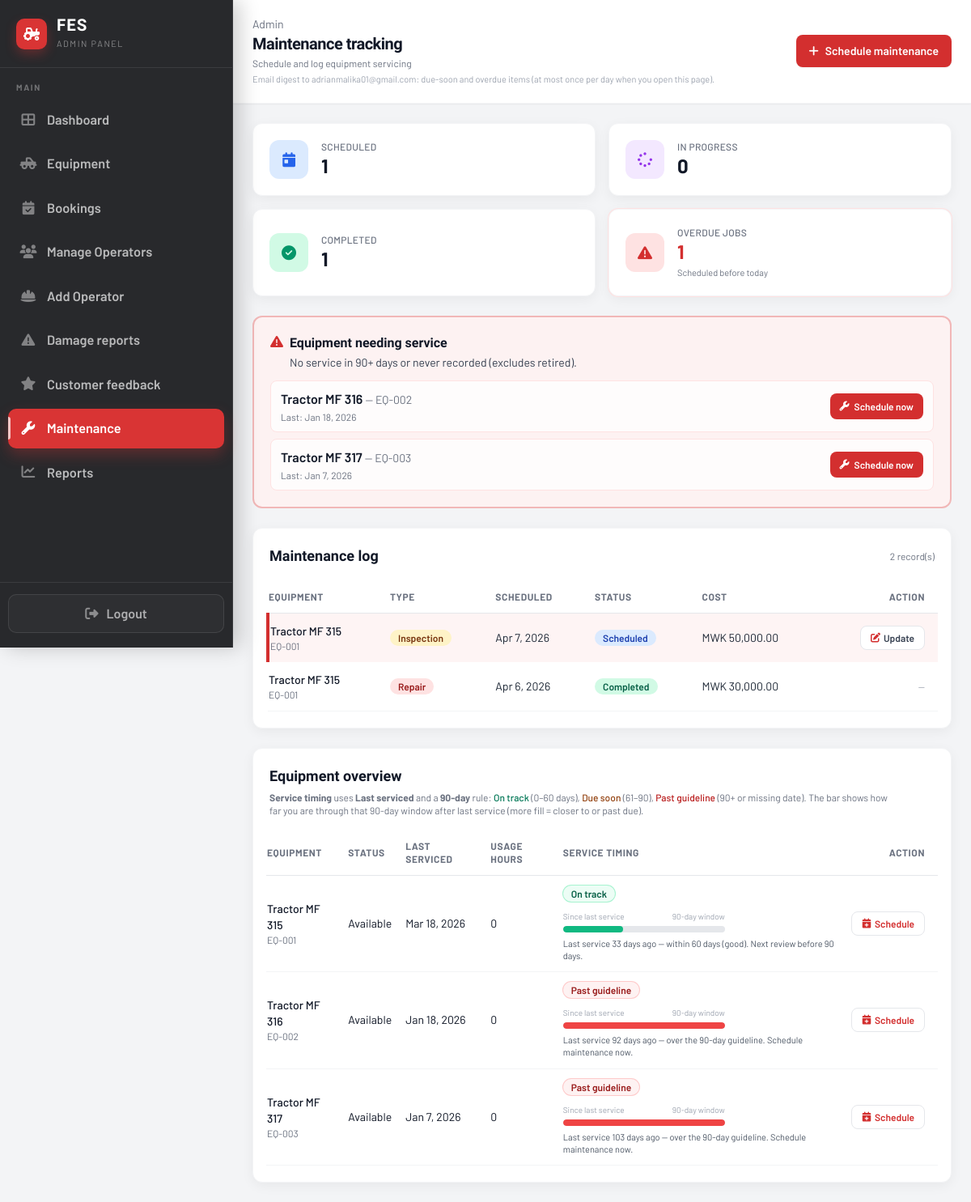
Page /Pages/admin/maintenance.php (signed in) on the committed database.
### tables this page shows
CREATE TABLE IF NOT EXISTS `equipment` (
  `id` int NOT NULL AUTO_INCREMENT,
  `equipment_name` varchar(255) NOT NULL,
  `category` varchar(100) NOT NULL,
  `equipment_id` varchar(100) NOT NULL,
  `model` varchar(255) DEFAULT NULL,
  `description` text NOT NULL,
  `status` enum('available','in_use','maintenance','retired') NOT NULL DEFAULT 'available',
  `location` varchar(255) NOT NULL,
  `operator_id` int DEFAULT NULL,
  `purchase_date` date DEFAULT NULL,
  `daily_rate` decimal(10,2) NOT NULL,
  `hourly_rate` decimal(10,2) DEFAULT '0.00',
  `per_hectare_rate` decimal(10,2) DEFAULT NULL,
  `fuel_type` varchar(50) DEFAULT NULL,
  `total_usage_hours` int DEFAULT '0',
  `year_manufactured` int DEFAULT NULL,
  `weight_kg` decimal(10,2) DEFAULT NULL,
  `last_maintenance` date DEFAULT NULL,
  `icon` varchar(100) NOT NULL,
  `image_path` varchar(500) DEFAULT NULL,
  `created_at` timestamp NULL DEFAULT CURRENT_TIMESTAMP,
  `updated_at` timestamp NULL DEFAULT CURRENT_TIMESTAMP ON UPDATE CURRENT_TIMESTAMP,
  PRIMARY KEY (`id`),
  KEY `operator_id` (`operator_id`)
);

### Pages/admin/maintenance.php (the view, shortened to what the rows shown need)
<?php
require_once __DIR__ . '/../../includes/fes_date.php';
$flashError = null;
$equipmentList = [];
$overdueEquipment = [];
$conn = null;
try {
    $conn = getDBConnection();
    $flashError = $_SESSION['error'] ?? null;
    $equipmentList = [];
    $eqRes = $conn->query(
        "SELECT equipment_id, equipment_name, category, status, last_maintenance, total_usage_hours
         FROM equipment
         ORDER BY equipment_name ASC"
    );
    if ($eqRes) {
        while ($r = $eqRes->fetch_assoc()) {
            $equipmentList[] = $r;
        }
    } else {
        throw new RuntimeException($conn->error ?: 'equipment query failed');
    }
    $overdueEquipment = [];
    $oeSql = "SELECT equipment_id, equipment_name, category, status, last_maintenance, total_usage_hours
              FROM equipment
              WHERE status <> 'retired'
                AND (
                  last_maintenance IS NULL
                  OR DATEDIFF(CURDATE(), last_maintenance) > 90
                )
              ORDER BY equipment_name ASC";
    $oeRes = $conn->query($oeSql);
    while ($r = $oeRes->fetch_assoc()) {
        $overdueEquipment[] = $r;
    }
} catch (Throwable $e) {
    error_log('Admin maintenance: ' . $e->getMessage());
    if ($conn instanceof mysqli && $conn->error !== '') {
        error_log('Admin maintenance mysqli: ' . $conn->error);
    }
    if (isset($_POST['fes_add_maintenance']) || isset($_POST['fes_update_maintenance'])) {
        $_SESSION['error'] = 'Something went wrong. Please try again.';
        header('Location: maintenance.php');
        exit();
    }
    if ($flashError === null || $flashError === '') {
        $flashError = 'Could not load maintenance data. Please try again.';
    }
} finally {
    if ($conn instanceof mysqli) {
        $conn->close();
    }
}
function fes_equipment_service_timing(?string $lastMaintenance, string $equipStatus): array
{
    $lm = DateTimeImmutable::createFromFormat('Y-m-d', substr((string)$lastMaintenance, 0, 10));
    $today = new DateTimeImmutable('today');
    $days = $lm->diff($today)->days;
    $barPct = min(100, (int)round($days / 90 * 100));
    if ($days <= 60) {
        return [
            'badge' => 'On track',
            'badgeClass' => 'bg-emerald-50 text-emerald-800 ring-1 ring-emerald-200',
            'line' => 'Last service ' . $days . ' day' . ($days === 1 ? '' : 's') . ' ago — within 60 days (good). Next review before 90 days.',
            'barClass' => 'bg-emerald-500',
            'barPct' => max(4, $barPct),
        ];
    }
    return [
        'badge' => 'Past guideline',
        'badgeClass' => 'bg-red-50 text-red-800 ring-1 ring-red-200',
        'line' => 'Last service ' . $days . ' days ago — over the 90-day guideline. Schedule maintenance now.',
        'barClass' => 'bg-red-500',
        'barPct' => 100,
    ];
}
?>
<!DOCTYPE html>
<html lang="en">
<head>
    <link rel="stylesheet" href="https://cdnjs.cloudflare.com/ajax/libs/font-awesome/6.4.0/css/all.min.css">
    <script src="https://cdn.tailwindcss.com"></script>
</head>
<body class="bg-gray-100 text-gray-900">
<div class="min-h-screen w-full">
    <div class="min-h-screen flex flex-col md:ml-72">
        <header class="bg-white px-4 sm:px-6 py-5 flex flex-wrap items-center justify-between gap-3 shadow-sm border-b border-gray-100">
            <div class="flex items-center gap-3 min-w-0">
                <div class="min-w-0">
                    <h1 class="text-xl font-semibold text-gray-900 tracking-tight">Maintenance tracking</h1>
                </div>
            </div>
        </header>
        <main class="flex-1 p-4 sm:p-6 overflow-x-hidden">
            <?php if (!empty($overdueEquipment)): ?>
                <div class="mb-6 rounded-xl border-2 border-fes-red/30 bg-red-50/90 px-4 py-4 sm:px-5 sm:py-5">
                    <div class="flex flex-col sm:flex-row sm:items-start sm:justify-between gap-3 mb-3">
                        <div class="flex items-start gap-2">
                            <div>
                                <h2 class="text-base font-bold text-gray-900 display">Equipment needing service</h2>
                            </div>
                        </div>
                    </div>
                    <ul class="space-y-2">
                        <?php foreach ($overdueEquipment as $oe): ?>
                            <li class="flex flex-wrap items-center justify-between gap-2 rounded-lg bg-white/80 border border-red-100 px-3 py-2.5">
                                <div>
                                    <span class="font-semibold text-gray-900"><?php echo htmlspecialchars((string)$oe['equipment_name'], ENT_QUOTES, 'UTF-8'); ?></span>
                                    <span class="text-gray-500 text-sm"> — <?php echo htmlspecialchars((string)$oe['equipment_id'], ENT_QUOTES, 'UTF-8'); ?></span>
                                    <span class="text-xs text-gray-500 block mt-0.5">
                                        Last: <?php echo htmlspecialchars(fes_format_date_safe($oe['last_maintenance'] ?? null, 'M j, Y', 'Never')); ?>
                                    </span>
                                </div>
                                <button type="button" class="inline-flex items-center gap-1.5 rounded-lg bg-fes-red hover:bg-[#b71c1c] text-white text-xs font-semibold px-3 py-2"
                                        onclick="prefillMaintenance(<?php echo json_encode((string)$oe['equipment_id'], JSON_HEX_TAG | JSON_HEX_AMP | JSON_HEX_APOS | JSON_HEX_QUOT); ?>)">
                                    <i class="fas fa-wrench"></i> Schedule now
                                </button>
                            </li>
                        <?php endforeach; ?>
                    </ul>
                </div>
            <?php endif; ?>
            <section class="bg-white rounded-xl shadow-card border border-gray-100 p-5 mb-6">
                <div class="flex items-center justify-between mb-4">
                    <h2 class="text-lg font-semibold text-gray-900">Maintenance log</h2>
                </div>
                <div class="overflow-x-auto -mx-1">
                    <table class="min-w-full text-sm">
                        <thead>
                            <tr class="text-left text-xs font-semibold text-gray-500 border-b border-gray-200 uppercase tracking-wider">
                                <th class="py-3 pr-4">Equipment</th>
                                <th class="py-3 pr-4">Type</th>
                                <th class="py-3 pr-4">Scheduled</th>
                                <th class="py-3 pr-4">Status</th>
                                <th class="py-3 pr-4">Cost</th>
                                <th class="py-3 pr-4 text-right">Action</th>
                            </tr>
                        </thead>
                    </table>
                </div>
            </section>
            <section class="bg-white rounded-xl shadow-card border border-gray-100 p-5">
                <div class="flex flex-col gap-1 mb-4">
                    <h2 class="text-lg font-semibold text-gray-900">Equipment overview</h2>
                </div>
                <div class="overflow-x-auto -mx-1">
                    <table class="min-w-full text-sm">
                        <thead>
                            <tr class="text-left text-xs font-semibold text-gray-500 border-b border-gray-200 uppercase tracking-wider">
                                <th class="py-3 pr-4">Equipment</th>
                                <th class="py-3 pr-4">Status</th>
                                <th class="py-3 pr-4">Last serviced</th>
                                <th class="py-3 pr-4">Usage hours</th>
                                <th class="py-3 pr-4 min-w-[200px] max-w-xs">Service timing</th>
                                <th class="py-3 pr-4 text-right">Action</th>
                            </tr>
                        </thead>
                        <tbody>
                            <?php foreach ($equipmentList as $eq): ?>
                                <?php
                                $lm = isset($eq['last_maintenance']) && $eq['last_maintenance'] !== null ? (string)$eq['last_maintenance'] : null;
                                $es = (string)($eq['status'] ?? '');
                                $timing = fes_equipment_service_timing($lm, $es);
                                ?>
                                <tr class="border-b border-gray-100 align-middle">
                                    <td class="py-3 pr-4">
                                        <div class="font-medium text-gray-900"><?php echo htmlspecialchars((string)($eq['equipment_name'] ?? ''), ENT_QUOTES, 'UTF-8'); ?></div>
                                        <div class="text-xs text-gray-500"><?php echo htmlspecialchars((string)($eq['equipment_id'] ?? ''), ENT_QUOTES, 'UTF-8'); ?></div>
                                    </td>
                                    <td class="py-3 pr-4 capitalize"><?php echo htmlspecialchars(str_replace('_', ' ', $es), ENT_QUOTES, 'UTF-8'); ?></td>
                                    <td class="py-3 pr-4 whitespace-nowrap"><?php echo htmlspecialchars(fes_format_date_safe($eq['last_maintenance'] ?? null, 'M j, Y'), ENT_QUOTES, 'UTF-8'); ?></td>
                                    <td class="py-3 pr-4"><?php echo htmlspecialchars((string)(int)($eq['total_usage_hours'] ?? 0), ENT_QUOTES, 'UTF-8'); ?></td>
                                    <td class="py-3 pr-4">
                                        <span class="inline-flex items-center rounded-full px-2.5 py-0.5 text-xs font-semibold <?php echo htmlspecialchars($timing['badgeClass'], ENT_QUOTES, 'UTF-8'); ?>">
                                            <?php echo htmlspecialchars($timing['badge'], ENT_QUOTES, 'UTF-8'); ?>
                                        </span>
                                        <div class="mt-2 max-w-[200px]">
                                            <div class="flex justify-between items-center text-[10px] text-gray-400 mb-0.5">
                                                <span>Since last service</span>
                                                <span>90-day window</span>
                                            </div>
                                            <div class="h-2 w-full rounded-full bg-gray-200 overflow-hidden">
                                                <div class="h-full rounded-full <?php echo htmlspecialchars($timing['barClass'], ENT_QUOTES, 'UTF-8'); ?>" style="width: <?php echo (int)$timing['barPct']; ?>%;"></div>
                                            </div>
                                        </div>
                                        <p class="text-[11px] text-gray-600 mt-1.5 leading-snug"><?php echo htmlspecialchars($timing['line'], ENT_QUOTES, 'UTF-8'); ?></p>
                                    </td>
                                    <td class="py-3 pr-4 text-right">
                                        <button type="button" class="inline-flex items-center gap-1 rounded-lg border border-gray-200 bg-white px-3 py-1.5 text-xs font-semibold text-fes-red hover:bg-red-50"
                                                onclick="prefillMaintenance(<?php echo json_encode((string)$eq['equipment_id'], JSON_HEX_TAG | JSON_HEX_AMP | JSON_HEX_APOS | JSON_HEX_QUOT); ?>)">
                                            <i class="fas fa-calendar-plus"></i> Schedule
                                        </button>
                                    </td>
                                </tr>
                            <?php endforeach; ?>
                        </tbody>
                    </table>
                </div>
            </section>
        </main>
    </div>
</div>
</body>
</html>

### rows in the picture
equipment: equipment_name "Tractor MF 316", equipment "EQ-002", last_maintenance "Jan 18, 2026", status "Available", total_usage_hours "0", last_maintenance+status "Past guideline", last_maintenance+status "Last service 92 days ago — over the 90-day guideline. Schedule maintenance now."
equipment: equipment_name "Tractor MF 317", equipment "EQ-003", last_maintenance "Jan 7, 2026", status "Available", total_usage_hours "0", last_maintenance+status "Past guideline", last_maintenance+status "Last service 103 days ago — over the 90-day guideline. Schedule maintenance now."
equipment: equipment_name "Tractor MF 315", equipment "EQ-001", status "Available", last_maintenance "Mar 18, 2026", total_usage_hours "0", last_maintenance+status "On track", last_maintenance+status "Last service 33 days ago — within 60 days (good). Next review before 90 days."

### other values in the picture
fes_maintenance_notify_email() "adrianmalika01@gmail.com"
$statScheduled "1"
$statInProgress "0"
$statCompleted "1"
$statOverdueJobs "1"
count($maintenanceRows) "2"
$m['equipment_name'] "Tractor MF 315"
$m['equipment_id'] "EQ-001"
$type "Inspection"
fes_format_date_safe($m['scheduled_date'] ?? null, 'M j, Y') "Apr 7, 2026"
$label "Scheduled"
$costDisp "MWK 50,000.00"
$type "Repair"
fes_format_date_safe($m['scheduled_date'] ?? null, 'M j, Y') "Apr 6, 2026"
$label "Completed"
